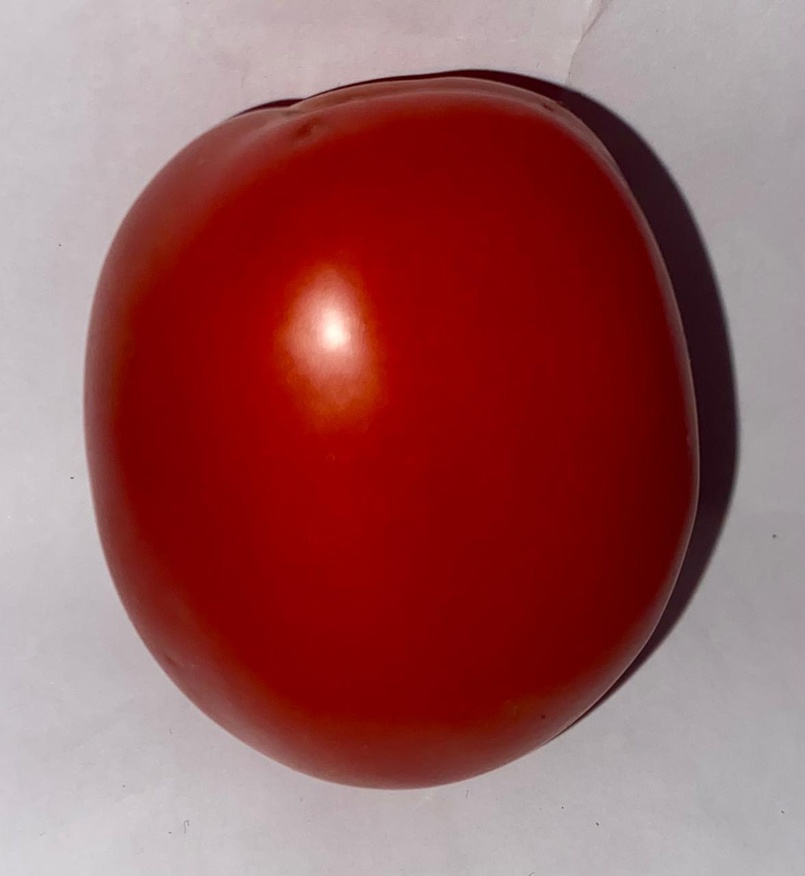
#> input picture citra/tomat/matang/1.jpg, 805 x 876 px, shrunk from 1177 x 1280 before the run
$ python 8pixel.py
#> lines starting #> are read from the running program, lines starting #| are printed output that depends on the picture; after the words box and inside, x2 and y2 are one past the last pixel; in counts of white or black regions, pixels touching at a corner belong together
import cv2
import numpy as np
import matplotlib.pyplot as plt

# === 1. BACA CITRA ===
img = cv2.imread("tomat/matang/1.jpg")
#> img is the input picture: shape (876, 805, 3); mean B, G, R 91, 90.3, 152.7
img_rgb = cv2.cvtColor(img, cv2.COLOR_BGR2RGB)
hsv = cv2.cvtColor(img, cv2.COLOR_BGR2HSV)
#> hsv: shape (876, 805, 3); mean H, S, V 82.5, 127.5, 152.7

# === 2. SEGMENTASI OBJEK TOMAT (MENGGUNAKAN HSV) ===
lower_red1 = np.array([0, 100, 50])
upper_red1 = np.array([10, 255, 255])
lower_red2 = np.array([170, 100, 50])
upper_red2 = np.array([180, 255, 255])

mask1 = cv2.inRange(hsv, lower_red1, upper_red1)
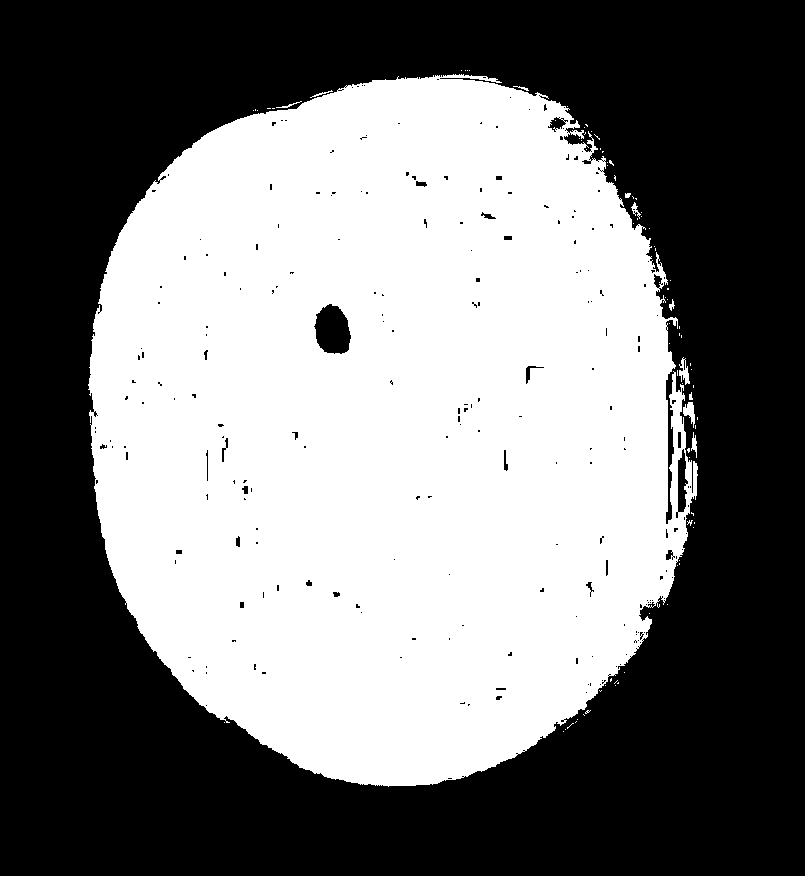
#> mask1: shape (876, 805); 47.9% white; 88 white regions (77 under 20 px), largest, box (x1, y1, x2, y2) and area: (88, 74, 698, 787) 336632, (683, 402, 695, 428) 165, (679, 357, 690, 385) 151
mask2 = cv2.inRange(hsv, lower_red2, upper_red2)
#> mask2: shape (876, 805); 1.5% white; 434 white regions (379 under 20 px), largest, box (x1, y1, x2, y2) and area: (666, 320, 697, 524) 1889, (582, 139, 689, 354) 1534, (589, 554, 707, 710) 1053
mask = mask1 + mask2
#> mask: shape (876, 805); 49.3% white; 120 white regions (108 under 20 px), largest, box (x1, y1, x2, y2) and area: (88, 70, 698, 787) 345849, (567, 554, 707, 729) 1113, (243, 99, 306, 113) 312

# Bersihkan noise
kernel = np.ones((5, 5), np.uint8)
mask = cv2.morphologyEx(mask, cv2.MORPH_CLOSE, kernel)
#> mask: shape (876, 805); 49.9% white; 27 white regions (22 under 20 px), largest, box (x1, y1, x2, y2) and area: (88, 70, 707, 787) 351489, (590, 100, 605, 112) 69, (701, 539, 712, 551) 40, (607, 113, 616, 121) 32, (717, 518, 722, 526) 22
mask = cv2.morphologyEx(mask, cv2.MORPH_OPEN, kernel)
#> mask: shape (876, 805); 49.8% white; 4 white regions, box (x1, y1, x2, y2) and area: (88, 70, 706, 786) 351178, (575, 96, 582, 104) 55, (593, 104, 599, 111) 41, (694, 570, 700, 577) 41

# Terapkan mask ke citra asli
segmented_rgb = cv2.bitwise_and(img_rgb, img_rgb, mask=mask)

# === 3. KONVERSI SEGMENTASI KE HSI ===
def rgb_to_hsi(image):
    image = image.astype(np.float32) / 255.0
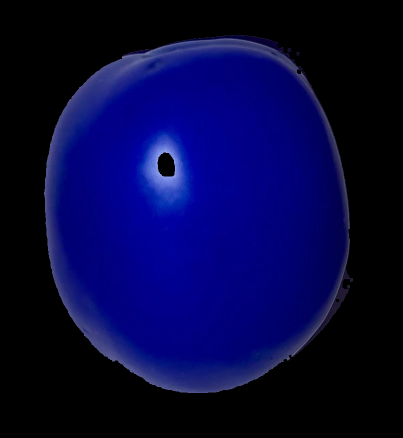
#> image: shape (876, 805, 3) float32 (shown at 1/2 size); mean of channels 0, 1, 2 0.249, 0.0235, 0.0196; drawn as B, G, R
    R, G, B = image[:, :, 0], image[:, :, 1], image[:, :, 2]

    I = (R + G + B) / 3
    min_RGB = np.minimum(np.minimum(R, G), B)
    S = 1 - (3 / (R + G + B + 1e-6)) * min_RGB
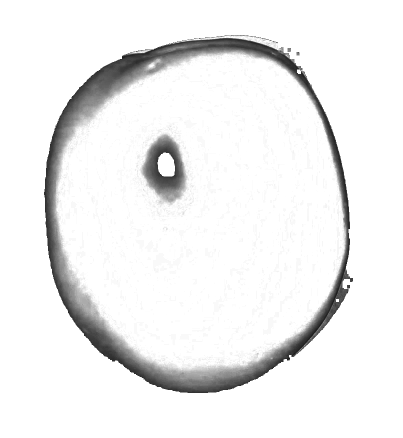
#> S: shape (876, 805) float32 (shown at 1/2 size); min 0.0952, max 1, mean 0.938

    num = 0.5 * ((R - G) + (R - B))
    denom = np.sqrt((R - G) ** 2 + (R - B) * (G - B)) + 1e-6
    theta = np.arccos(num / denom)
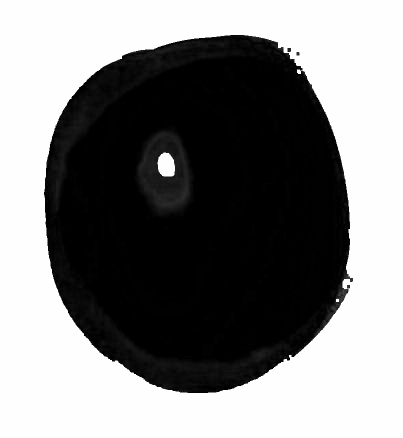
#> theta: shape (876, 805) float32 (shown at 1/2 size); min 0.00176, max 1.57, mean 0.801; drawn with min black and max white

    H = np.degrees(theta)
    H[B > G] = 360 - H[B > G]
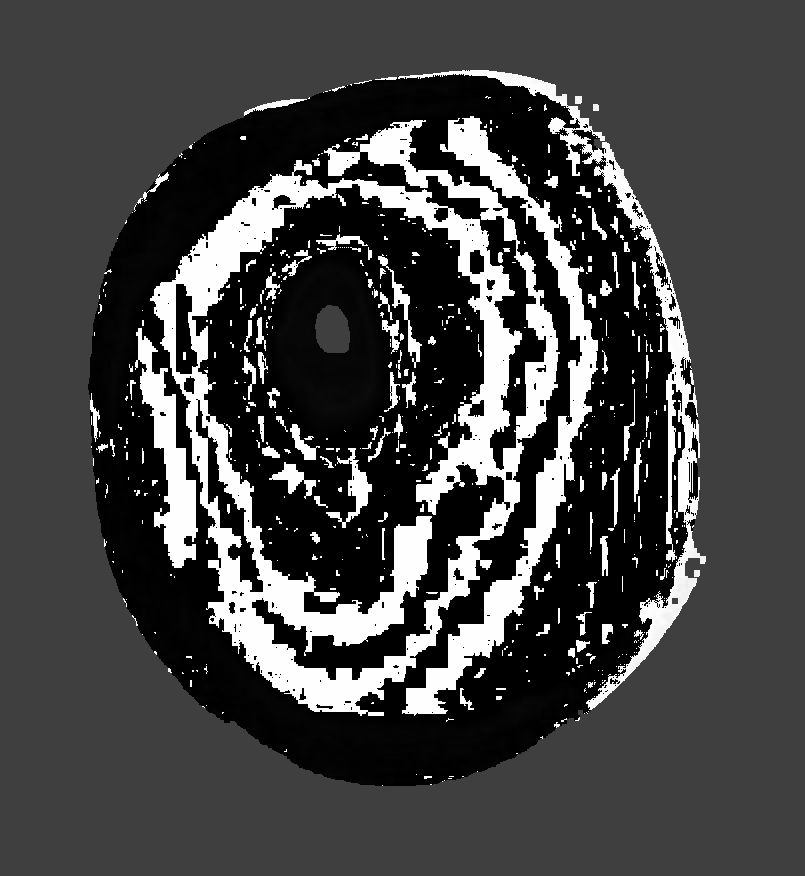
#> H: shape (876, 805) float32; min 0.101, max 359.7, mean 96.8; drawn with min black and max white
    H = H / 360

    return np.stack([H, S, I], axis=-1)
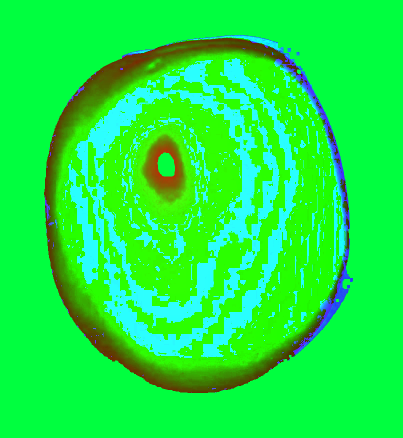
#> returned value: shape (876, 805, 3) float32 (shown at 1/2 size); mean of channels 0, 1, 2 0.269, 0.938, 0.0973; drawn as B, G, R

# Konversi hasil segmentasi ke HSI
hsi_img = rgb_to_hsi(segmented_rgb)
H, S, I = hsi_img[:, :, 0], hsi_img[:, :, 1], hsi_img[:, :, 2]

# === 4. HITUNG NILAI RATA-RATA HUE UNTUK OBJEK TOMAT ===
H_tomato = H[mask > 0]  # Ambil hanya piksel yang masuk dalam mask
# average_Hue = np.mean(H_tomato) * 360  # Konversi ke derajat
average_Hue = np.mean(H_tomato)   # Konversi ke rentang nilai [0-1]
#> average_Hue = 0.288
print(f"Rata-rata nilai Hue untuk objek tomat: {average_Hue:.2f} derajat")
#| Rata-rata nilai Hue untuk objek tomat: 0.29 derajat

# === 5. PILIH 8 PIXEL ACAK DAN TAMPILKAN NILAINYA ===
pixel_indices = np.column_stack(np.where(mask > 0))  # Ambil indeks piksel dalam mask
#> pixel_indices = 351315 pairs, first value 70 to 785, second value 88 to 705
selected_pixels = pixel_indices[np.random.choice(len(pixel_indices), 8, replace=False)]
#> selected_pixels = [[238, 333], [619, 573], [472, 379], [223, 227], [372, 383], [658, 600], [740, 499], [609, 408]]

print("8 Pixel Acak dan Nilai Hue-nya:")
for idx, (y, x) in enumerate(selected_pixels):
    hue_value = H[y, x] # Konversi ke derajat
    rgb_value = segmented_rgb[y, x]  # Ambil nilai RGB
    print(f"Pixel {idx+1}: Posisi ({x}, {y}), RGB = {rgb_value}, Hue = {hue_value:.2f}")
#> this loop made 8 passes
#> (y, x, hue_value, rgb_value) on passes 1 to 8: (238, 333, 0.000296, [148, 0, 0]), (619, 573, 0.000352, [106, 0, 0]), (472, 379, 0.000301, [146, 0, 0]), (223, 227, 0.998, [136, 0, 2]), (372, 383, 0.0121, [169, 17, 3]), (658, 600, 0.00722, [98, 5, 0]), (740, 499, 0.016, [108, 35, 26]), (609, 408, 0.000316, [130, 0, 0])
#> (printed output is left out)

# Tandai pixel pada gambar Hue
fig, ax = plt.subplots()
ax.imshow(H, cmap="hsv")
ax.set_title("Komponen Hue dengan Titik Acak")
for (y, x) in selected_pixels:
    ax.scatter(x, y, color='red', s=50, edgecolors='black')
#> this loop made 8 passes
plt.show()
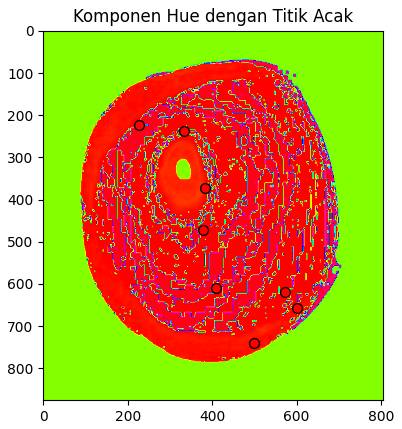
#> figure drawn by matplotlib, 1 panel

# === 6. TAMPILKAN HASIL ===
fig, ax = plt.subplots(2, 3, figsize=(15, 10))
ax[0, 0].imshow(img_rgb)
ax[0, 0].set_title("Citra RGB Asli")
ax[0, 1].imshow(mask, cmap="gray")
ax[0, 1].set_title("Mask Segmentasi")
ax[0, 2].imshow(segmented_rgb)
ax[0, 2].set_title("Citra Hasil Segmentasi")
ax[1, 0].imshow(H, cmap="hsv")
ax[1, 0].set_title("Komponen Hue (H)")
ax[1, 1].imshow(S, cmap="gray")
ax[1, 1].set_title("Komponen Saturation (S)")
ax[1, 2].imshow(I, cmap="gray")
ax[1, 2].set_title("Komponen Intensity (I)")
plt.show()

$ run again, with citra/tomat/matang/11.jpg copied over citra/tomat/matang/1.jpg
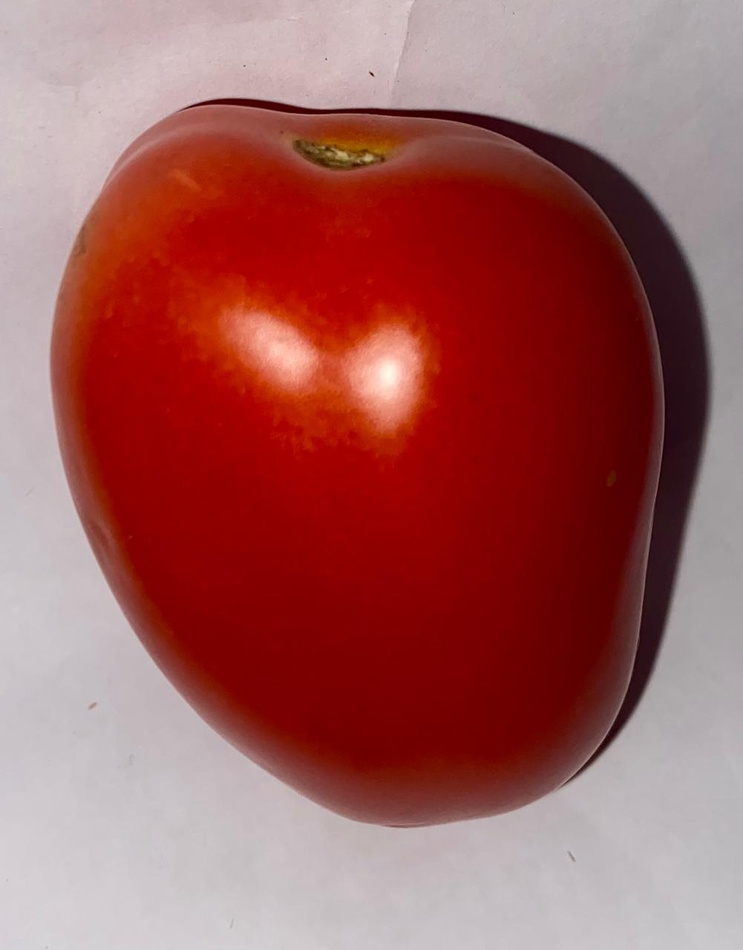
#> input picture citra/tomat/matang/11.jpg, 743 x 950 px, shrunk from 1001 x 1280 before the run
#> img is the input picture: shape (950, 743, 3); mean B, G, R 92.8, 94.3, 160.3
#> hsv: shape (950, 743, 3); mean H, S, V 81.4, 128.8, 160.3
#> `mask1 = cv2.inRange(hsv, lower_red1, upper_red1)`:
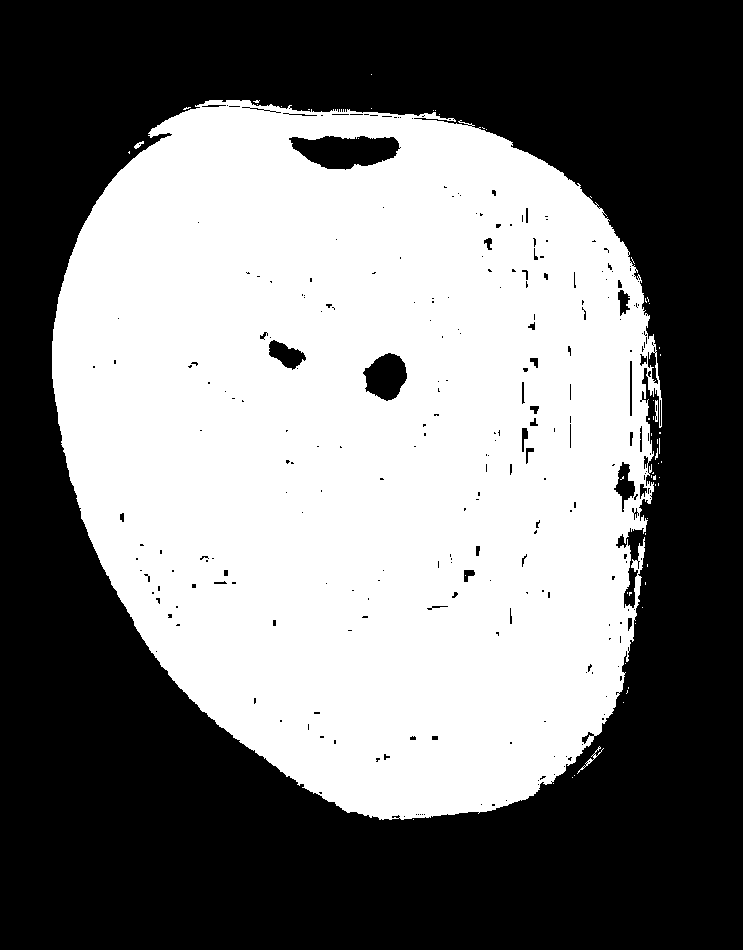
#> mask1: shape (950, 743); 47.8% white; 59 white regions (55 under 20 px), largest, box (x1, y1, x2, y2) and area: (52, 100, 662, 820) 336999, (577, 746, 604, 774) 80, (655, 400, 658, 422) 51, (134, 141, 144, 149) 37
#> mask2: shape (950, 743); 1.2% white; 503 white regions (444 under 20 px), largest, box (x1, y1, x2, y2) and area: (350, 108, 578, 183) 1158, (640, 368, 662, 486) 893, (616, 528, 645, 608) 760
#> average_Hue = 0.207
#| Rata-rata nilai Hue untuk objek tomat: 0.21 derajat
#> pixel_indices = 347024 pairs, first value 98 to 819, second value 52 to 677
#> selected_pixels = [[400, 82], [427, 159], [549, 190], [469, 168], [654, 274], [406, 551], [443, 387], [606, 299]]
#> the loop `for idx, (y, x) in enumerate(selected_pixels):` made 8 passes
#> (y, x, hue_value, rgb_value) on passes 1 to 8: (400, 82, 0.0153, [143, 16, 1]), (427, 159, 0.999, [151, 1, 2]), (549, 190, 0.000306, [139, 1, 1]), (469, 168, 0.000301, [146, 0, 0]), (654, 274, 0.000325, [124, 0, 0]), (406, 551, 0.999, [120, 0, 1]), (443, 387, 0.0259, [173, 30, 0]), (606, 299, 0.000316, [130, 0, 0])
#> (printed output is left out)
#> the loop `for (y, x) in selected_pixels:` made 8 passes
#> `plt.show()`:
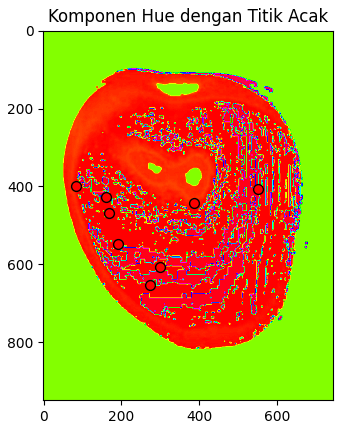
#> figure drawn by matplotlib, 1 panel

$ run again, with citra/tomat/matang/12.jpg copied over citra/tomat/matang/1.jpg
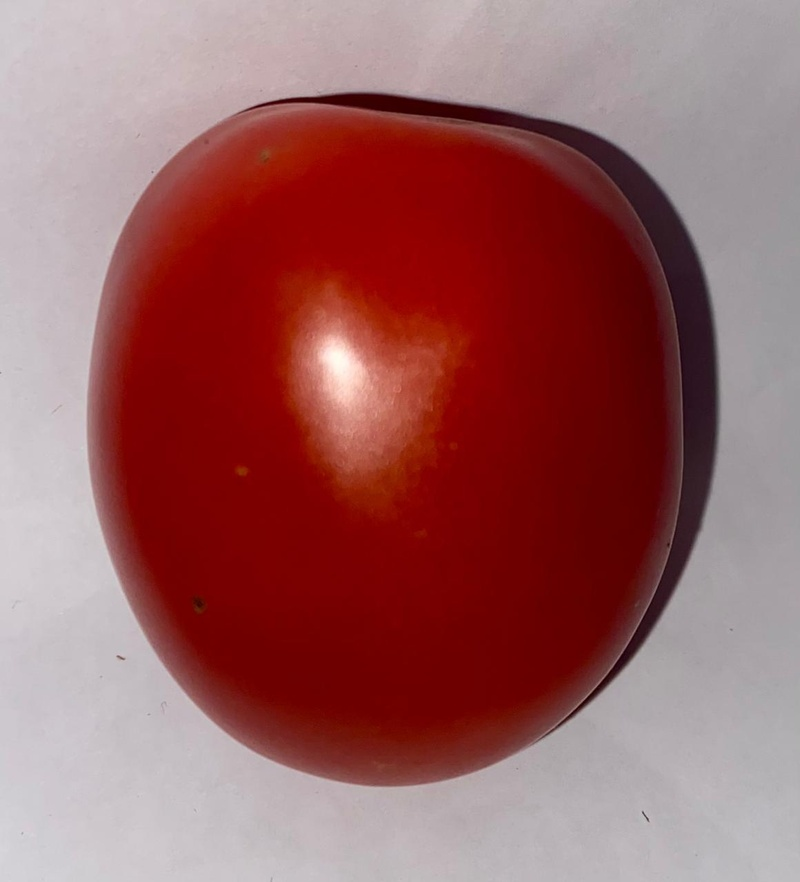
#> input picture citra/tomat/matang/12.jpg, 800 x 882 px, shrunk from 1160 x 1280 before the run
#> img is the input picture: shape (882, 800, 3); mean B, G, R 97.8, 97.1, 153.6
#> hsv: shape (882, 800, 3); mean H, S, V 88.2, 118.7, 153.6
#> `mask1 = cv2.inRange(hsv, lower_red1, upper_red1)`:
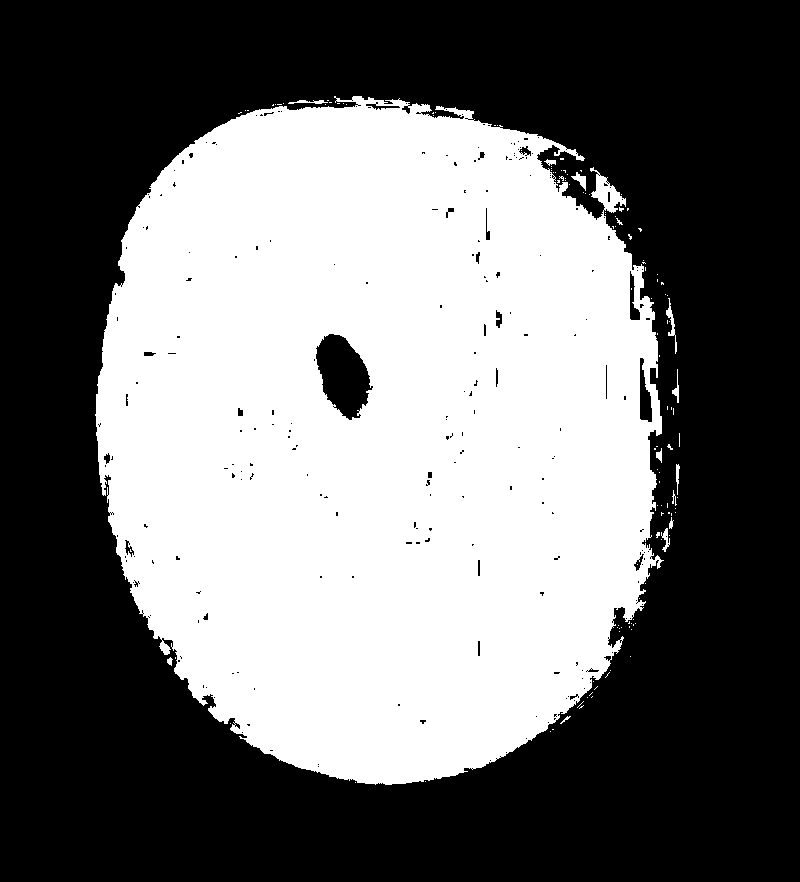
#> mask1: shape (882, 800); 43.7% white; 129 white regions (116 under 20 px), largest, box (x1, y1, x2, y2) and area: (95, 96, 664, 785) 307430, (666, 298, 677, 354) 165, (571, 172, 586, 191) 116
#> mask2: shape (882, 800); 3% white; 443 white regions (392 under 20 px), largest, box (x1, y1, x2, y2) and area: (246, 93, 681, 560) 14102, (666, 444, 709, 574) 1451, (608, 607, 641, 648) 632
#> average_Hue = 0.237
#| Rata-rata nilai Hue untuk objek tomat: 0.24 derajat
#> pixel_indices = 333458 pairs, first value 93 to 784, second value 95 to 708
#> selected_pixels = [[388, 188], [568, 581], [519, 528], [235, 444], [621, 611], [161, 466], [675, 490], [484, 659]]
#> the loop `for idx, (y, x) in enumerate(selected_pixels):` made 8 passes
#> (y, x, hue_value, rgb_value) on passes 1 to 8: (388, 188, 0.999, [126, 0, 1]), (568, 581, 0.00149, [96, 1, 0]), (519, 528, 0.000343, [110, 0, 0]), (235, 444, 0.000306, [139, 1, 1]), (621, 611, 0.00312, [93, 5, 3]), (161, 466, 0.000316, [132, 0, 0]), (675, 490, 0.000348, [109, 1, 1]), (484, 659, 0.995, [81, 1, 4])
#> (printed output is left out)
#> the loop `for (y, x) in selected_pixels:` made 8 passes
#> `plt.show()`:
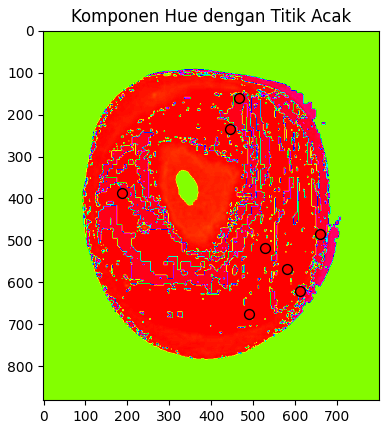
#> figure drawn by matplotlib, 1 panel
